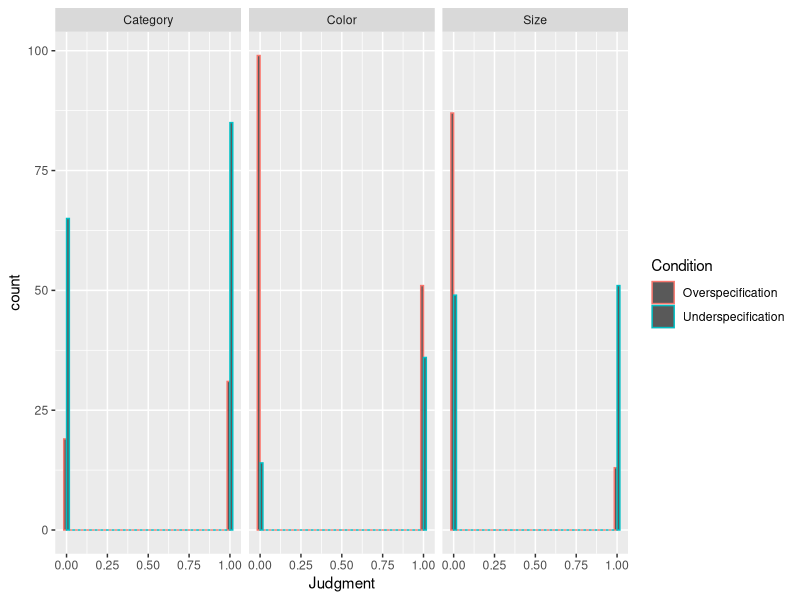
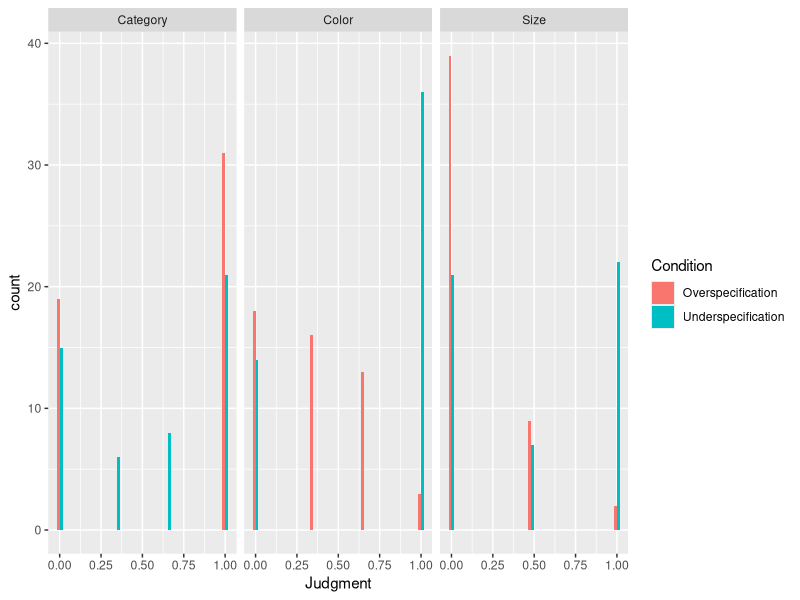

The R source for these figures, in order:
library(MASS)
library(tidyverse)

setwd("~/Documents/Projects/Common_ground/FinalOSF/Prior estimation studies/Priors for Experiment 3/")

data <- read_csv("Exp3_Prior.csv")

data$Id <- factor(data$Id)

summary <- data %>% dplyr::select(-Key) %>% separate(TestImage,into=c("Trash","Type"),sep="/") %>%
  dplyr::select(-Trash) %>% rename(ParticipantKey=Id) %>%
  separate(Type,into=c("Stimuli","Trash"),sep="\\.") %>%
  mutate(Condition=str_detect(Stimuli,"2")) %>%
  dplyr::select(-Trash)

summary$Condition <- factor(summary$Condition)

levels(summary$Condition) = c("Overspecification","Underspecification")

summary$Stimuli = gsub('[[:digit:]]+', '', summary$Stimuli)

summary$Type="Color"
summary[which(summary$Stimuli %in% c("DOG","CAR","SHOES","FLOWER")),]$Type="Category"
summary[which(summary$Stimuli %in% c("SUITCASE","BIRD","SOFA","RADIO")),]$Type="Size"

summary %>% ggplot(aes(x=Judgment,color=Condition))+geom_histogram(position="dodge")+facet_wrap(~Type)

summary %>% group_by(ParticipantKey,Condition,Type) %>%
  summarise(Judgment=mean(Judgment)) %>% ggplot(aes(x=Judgment,fill=Condition))+
  geom_histogram(position="dodge")+facet_wrap(~Type)

# UNDERSPECIFICATION: THIS IS A STATIC PARAMETER!
# Get probability of noise (failing to produce a color word when necessary)

summary %>% filter(Condition=="Underspecification") %>%
  dplyr::select(Judgment,Type) %>% table %>% prop.table

# OVERSPECIFICATION: THIS IS A PRIOR DISTRIBUTIOn

training <- summary %>% filter(Condition=="Overspecification") %>%
  group_by(ParticipantKey,Type) %>% summarise(Judgment=mean(Judgment))

# Make Beta computable
training[which(training$Judgment==0),]$Judgment=0.01
training[which(training$Judgment==1),]$Judgment=0.99
fitdistr(training$Judgment,"beta",list(shape1=1,shape2=1)) 

BetaFits <- lapply(c("Size","Color","Category"),function(x){return(fitdistr(filter(training,Type==x)$Judgment,"beta",list(shape1=1/2,shape2=1/2)))})
